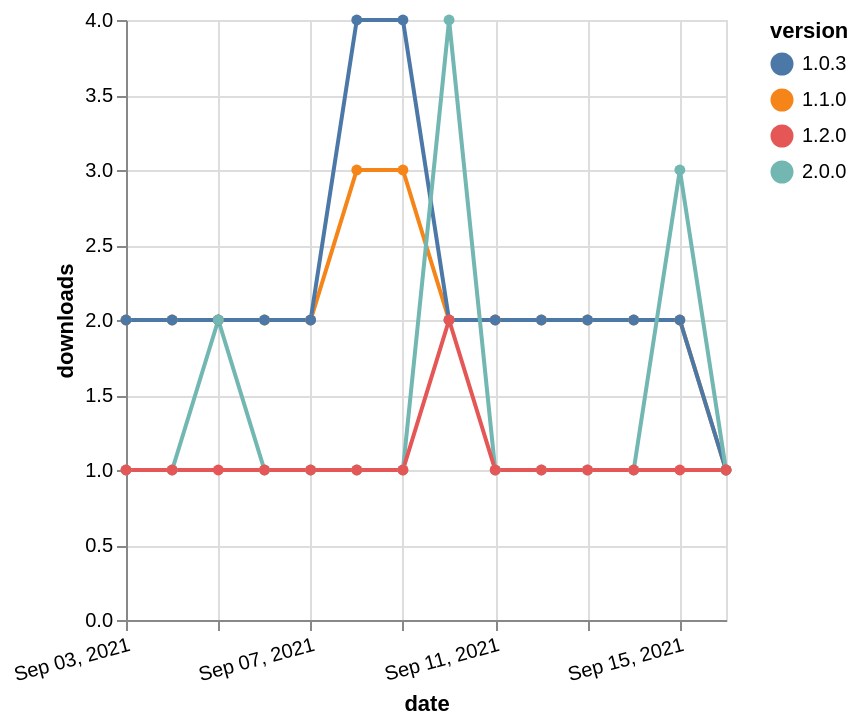

Vega-Lite specification for this chart:
### Vega-Lite specification from a JSON file in a GitHub repository (floating-point values rounded to 4 significant figures)
{"$schema": "https://vega.github.io/schema/vega-lite/v5.json", "description": "A simple bar chart with embedded data.", "data": {"values": [{"date": "2021-09-03", "total": 2355, "delta": 2, "version": "1.1.0"}, {"date": "2021-09-04", "total": 2357, "delta": 2, "version": "1.1.0"}, {"date": "2021-09-05", "total": 2359, "delta": 2, "version": "1.1.0"}, {"date": "2021-09-06", "total": 2361, "delta": 2, "version": "1.1.0"}, {"date": "2021-09-07", "total": 2363, "delta": 2, "version": "1.1.0"}, {"date": "2021-09-08", "total": 2366, "delta": 3, "version": "1.1.0"}, {"date": "2021-09-09", "total": 2369, "delta": 3, "version": "1.1.0"}, {"date": "2021-09-10", "total": 2371, "delta": 2, "version": "1.1.0"}, {"date": "2021-09-11", "total": 2373, "delta": 2, "version": "1.1.0"}, {"date": "2021-09-12", "total": 2375, "delta": 2, "version": "1.1.0"}, {"date": "2021-09-13", "total": 2377, "delta": 2, "version": "1.1.0"}, {"date": "2021-09-14", "total": 2379, "delta": 2, "version": "1.1.0"}, {"date": "2021-09-15", "total": 2381, "delta": 2, "version": "1.1.0"}, {"date": "2021-09-16", "total": 2382, "delta": 1, "version": "1.1.0"}, {"date": "2021-09-03", "total": 2586, "delta": 2, "version": "1.0.3"}, {"date": "2021-09-04", "total": 2588, "delta": 2, "version": "1.0.3"}, {"date": "2021-09-05", "total": 2590, "delta": 2, "version": "1.0.3"}, {"date": "2021-09-06", "total": 2592, "delta": 2, "version": "1.0.3"}, {"date": "2021-09-07", "total": 2594, "delta": 2, "version": "1.0.3"}, {"date": "2021-09-08", "total": 2598, "delta": 4, "version": "1.0.3"}, {"date": "2021-09-09", "total": 2602, "delta": 4, "version": "1.0.3"}, {"date": "2021-09-10", "total": 2604, "delta": 2, "version": "1.0.3"}, {"date": "2021-09-11", "total": 2606, "delta": 2, "version": "1.0.3"}, {"date": "2021-09-12", "total": 2608, "delta": 2, "version": "1.0.3"}, {"date": "2021-09-13", "total": 2610, "delta": 2, "version": "1.0.3"}, {"date": "2021-09-14", "total": 2612, "delta": 2, "version": "1.0.3"}, {"date": "2021-09-15", "total": 2614, "delta": 2, "version": "1.0.3"}, {"date": "2021-09-16", "total": 2615, "delta": 1, "version": "1.0.3"}, {"date": "2021-09-03", "total": 281, "delta": 1, "version": "2.0.0"}, {"date": "2021-09-04", "total": 282, "delta": 1, "version": "2.0.0"}, {"date": "2021-09-05", "total": 284, "delta": 2, "version": "2.0.0"}, {"date": "2021-09-06", "total": 285, "delta": 1, "version": "2.0.0"}, {"date": "2021-09-07", "total": 286, "delta": 1, "version": "2.0.0"}, {"date": "2021-09-08", "total": 287, "delta": 1, "version": "2.0.0"}, {"date": "2021-09-09", "total": 288, "delta": 1, "version": "2.0.0"}, {"date": "2021-09-10", "total": 292, "delta": 4, "version": "2.0.0"}, {"date": "2021-09-11", "total": 293, "delta": 1, "version": "2.0.0"}, {"date": "2021-09-12", "total": 294, "delta": 1, "version": "2.0.0"}, {"date": "2021-09-13", "total": 295, "delta": 1, "version": "2.0.0"}, {"date": "2021-09-14", "total": 296, "delta": 1, "version": "2.0.0"}, {"date": "2021-09-15", "total": 299, "delta": 3, "version": "2.0.0"}, {"date": "2021-09-16", "total": 300, "delta": 1, "version": "2.0.0"}, {"date": "2021-09-03", "total": 182, "delta": 1, "version": "1.2.0"}, {"date": "2021-09-04", "total": 183, "delta": 1, "version": "1.2.0"}, {"date": "2021-09-05", "total": 184, "delta": 1, "version": "1.2.0"}, {"date": "2021-09-06", "total": 185, "delta": 1, "version": "1.2.0"}, {"date": "2021-09-07", "total": 186, "delta": 1, "version": "1.2.0"}, {"date": "2021-09-08", "total": 187, "delta": 1, "version": "1.2.0"}, {"date": "2021-09-09", "total": 188, "delta": 1, "version": "1.2.0"}, {"date": "2021-09-10", "total": 190, "delta": 2, "version": "1.2.0"}, {"date": "2021-09-11", "total": 191, "delta": 1, "version": "1.2.0"}, {"date": "2021-09-12", "total": 192, "delta": 1, "version": "1.2.0"}, {"date": "2021-09-13", "total": 193, "delta": 1, "version": "1.2.0"}, {"date": "2021-09-14", "total": 194, "delta": 1, "version": "1.2.0"}, {"date": "2021-09-15", "total": 195, "delta": 1, "version": "1.2.0"}, {"date": "2021-09-16", "total": 196, "delta": 1, "version": "1.2.0"}]}, "width": "container", "mark": {"type": "line", "point": {"filled": true}}, "encoding": {"x": {"field": "date", "type": "temporal", "timeUnit": "yearmonthdate", "title": "date", "axis": {"labelAngle": -15}}, "y": {"field": "delta", "type": "quantitative", "title": "downloads"}, "color": {"field": "version", "type": "nominal"}, "tooltip": {"field": "delta"}}}
